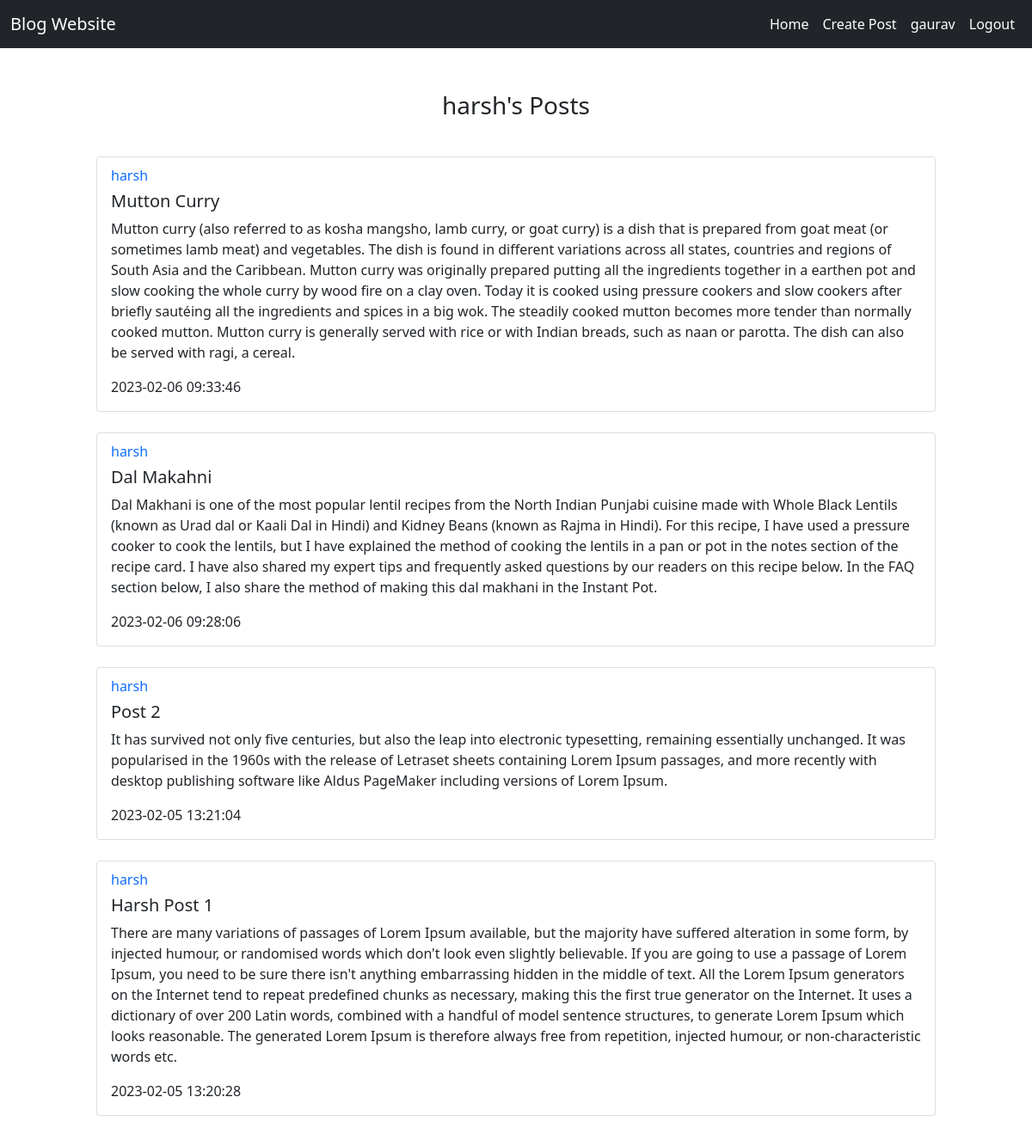
The page /posts/harsh (signed in) on the database its author committed.
### website/models.py (models this page shows)
class User(db.Model, UserMixin):
    id = db.Column(db.Integer, primary_key=True)
    email = db.Column(db.String(150), unique=True)
    password = db.Column(db.String(50),)
    username = db.Column(db.String(150), unique=True)
    date_created = db.Column(db.DateTime(timezone=True), default=func.now())
    posts = db.relationship('Post', backref='user', passive_deletes=True)

class Post(db.Model):
    id = db.Column(db.Integer, primary_key=True)
    title = db.Column(db.String(300), nullable=False)
    content = db.Column(db.Text, nullable=False)
    date_created = db.Column(db.DateTime(timezone=True), default=func.now())
    public = db.Column(db.Boolean, default=False, nullable=False)
    author = db.Column(db.Integer, db.ForeignKey('user.id', ondelete='CASCADE'), nullable=False)

### website/views.py (the view)
@views.route('/posts/<username>')
@login_required
def posts(username):
    user = User.query.filter_by(username=username).first()
    if not user:
        flash('User doesn\'t exist!', category='error')
        return redirect(url_for('views.home'))
    posts = Post.query.filter_by(author=user.id).all()
    return render_template('posts.html', posts=posts, user=current_user, username=username)

### website/__init__.py (called while the page is built)
def create_app():
    app = Flask(__name__)
    app.config['SECRET_KEY'] = "helloworld"
    app.config['SQLALCHEMY_DATABASE_URI'] = f'sqlite:///{DB_NAME}'
    db.init_app(app)
    from .views import views
    from .auth import auth
    app.register_blueprint(views, url_prefix="/")
    app.register_blueprint(auth, url_prefix="/")
    from .models import User
    create_database(app)
    login_manager = LoginManager()
    login_manager.login_view = "auth.login"
    login_manager.init_app(app)
    @login_manager.user_loader
    def load_user(id):
        return User.query.get(int(id))
    return app

### website/templates/posts.html (shortened to what this page needs)
{% extends 'posts_div.html' %}
{% block header %} {{username}}'s Posts {% endblock %}

### website/templates/posts_div.html (shortened to what this page needs)
{% extends 'base.html' %}
{%block content %}
<div class="container-fluid">
    <h3 align="center">{% block header %}Blog Posts{% endblock %}</h3>
    <br>
    <div class="post-container">
            {% for post in posts|reverse%}
            <div class="card" style="width: auto;">
                <div class="card-body">
                <h6 class="card-subtitle mb-2 text-muted"><a href="/posts/{{post.user.username}}" style="text-decoration: None;">{{post.user.username}}</a></h6>
                  <h5 class="card-title">{{post.title}}</h5>
                  <p class="card-text">{{post.content}}</p>
                  <p class="card-text">{{post.date_created}}</p>
                </div>
              </div>
              <br>
              {% endfor %}
            </div>
</div>
{% endblock %}

### website/templates/base.html (shortened to what this page needs)
<!DOCTYPE html>
<html lang="en">
<head>
    <link rel="stylesheet" type= "text/css"  href="{{url_for('static', filename='styles.css')}}">
    <link href="https://cdn.jsdelivr.net/npm/bootstrap@5.0.2/dist/css/bootstrap.min.css" rel="stylesheet">
</head>
<body>
    <div>
        <nav class="navbar navbar-expand-lg navbar-dark bg-dark">
            <div class="container-fluid">
                <a class="navbar-brand" href="/">Blog Website</a>
              <div class="collapse navbar-collapse d-flex flex-row-reverse" id="navbarNavAltMarkup">
                <div class="navbar-nav mr-auto">
                  {% if user.is_authenticated %}
                  <a class="nav-link active" aria-current="page" href="/home">Home</a>
                  <a class="nav-link active" aria-current="page" href="/create-post">Create Post</a>
                  <a class="nav-link active" aria-current="page" href="/posts/{{user.username}}">{{user.username}}</a>
                  <a class="nav-link active" aria-current="page" href="/logout">Logout</a>
                  {% else %}
                  <a class="nav-link active" aria-current="page" href="/login">Login</a>
                  <a class="nav-link active" aria-current="page" href="/signup">SignUp</a>
                  {% endif %}
                </div>
              </div>
            </div>
          </nav>
    </div>
    <div class="alert alert-dismissible fade show">
    </div>
    <div>
        {% block content %}
        {% endblock %}
    </div>
</body>
</html>

### website/static/styles.css (style rules this page uses)
.post-container { padding: 10px 100px; }

### rows shown on the page
User: username "gaurav"
User: username "harsh"
Post: user.username "harsh", title "Mutton Curry", content "Mutton curry (also referred to as kosha mangsho, lamb curry, or goat curry) is a dish that is prepared from goat meat (or sometimes lamb meat) and vegetables. The dish is found in different variations across all states, countries and regions of South Asia and the Caribbean. Mutton curry was originally prepared putting all the ingredients together in a earthen pot and slow cooking the whole curry by wood fire on a clay oven. Today it is cooked using pressure cookers and slow cookers after briefly sautéing all the ingredients and spices in a big wok. The steadily cooked mutton becomes more tender than normally cooked mutton. Mutton curry is generally served with rice or with Indian breads,…", date_created "2023-02-06 09:33:46"
Post: user.username "harsh", title "Dal Makahni", content "Dal Makhani is one of the most popular lentil recipes from the North Indian Punjabi cuisine made with Whole Black Lentils (known as Urad dal or Kaali Dal in Hindi) and Kidney Beans (known as Rajma in Hindi). For this recipe, I have used a pressure cooker to cook the lentils, but I have explained the method of cooking the lentils in a pan or pot in the notes section of the recipe card. I have also shared my expert tips and frequently asked questions by our readers on this recipe below. In the FAQ section below, I also share the method of making this dal makhani in the Instant Pot.", date_created "2023-02-06 09:28:06"
Post: user.username "harsh", title "Post 2", content "It has survived not only five centuries, but also the leap into electronic typesetting, remaining essentially unchanged. It was popularised in the 1960s with the release of Letraset sheets containing Lorem Ipsum passages, and more recently with desktop publishing software like Aldus PageMaker including versions of Lorem Ipsum.", date_created "2023-02-05 13:21:04"
Post: user.username "harsh", title "Harsh Post 1", content "There are many variations of passages of Lorem Ipsum available, but the majority have suffered alteration in some form, by injected humour, or randomised words which don't look even slightly believable. If you are going to use a passage of Lorem Ipsum, you need to be sure there isn't anything embarrassing hidden in the middle of text. All the Lorem Ipsum generators on the Internet tend to repeat predefined chunks as necessary, making this the first true generator on the Internet. It uses a dictionary of over 200 Latin words, combined with a handful of model sentence structures, to generate Lorem Ipsum which looks reasonable. The generated Lorem Ipsum is therefore always free from…", date_created "2023-02-05 13:20:28"
